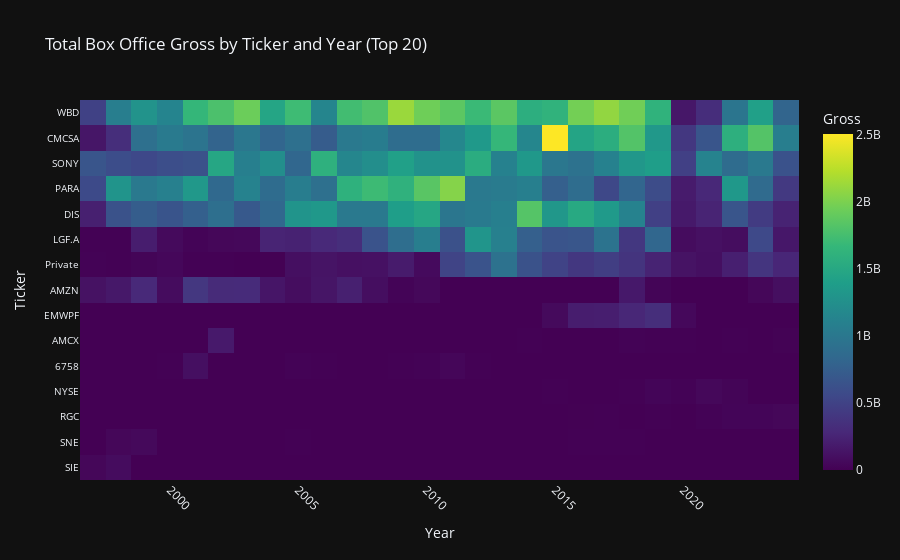

Here is the notebook cell this chart was saved with:
### Code cell
import pandas as pd
import plotly.express as px
import numpy as np
import plotly.graph_objects as go

df = df_movies.copy()
# Extract the year from the 'date' column
df = df.dropna(subset=["date"])
df['year'] = df['date'].dt.year

# Group by ticker and year, summing the gross
df_heatmap = df.groupby(['ticker', 'year'])['gross'].sum().reset_index()

# Replace NaN and infinite values with 0
df_heatmap['gross'] = df_heatmap['gross'].replace([np.inf, -np.inf, np.nan], 0)

# Group by ticker and sum the total gross
df_ticker_total = df_heatmap.groupby('ticker')['gross'].sum().reset_index()

# Sort the tickers by total gross in descending order
sorted_tickers = df_ticker_total.sort_values('gross', ascending=False)['ticker'].tolist()

# Create the pivot table
pivot_data = df_heatmap.pivot(index='ticker', columns='year', values='gross')

# Fill NaN values with 0
pivot_data = pivot_data.fillna(0)

# Select top 20 tickers by total gross
top_15_tickers = df_ticker_total.nlargest(15, 'gross')['ticker'].tolist()

# Filter the pivot data for top 20 tickers
pivot_data_top20 = pivot_data.loc[top_15_tickers]

# Create the heatmap using Plotly Graph Objects for more customization
fig = go.Figure(data=go.Heatmap(
    z=pivot_data_top20.values,
    x=pivot_data_top20.columns,
    y=pivot_data_top20.index,
    colorscale='Viridis',
    colorbar=dict(title='Gross'),
    hovertemplate='Ticker: %{y}<br>Year: %{x}<br>Gross: $%{z:.2f}M<extra></extra>'
))

fig.update_layout(
    title='Total Box Office Gross by Ticker and Year (Top 20)',
    xaxis_title='Year',
    yaxis_title='Ticker',
    yaxis_autorange='reversed',
    height=800,
    template='plotly_dark',
    yaxis=dict(tickfont=dict(size=10)),
    xaxis=dict(tickangle=45),
)

fig.show()

### Figure 1 — Plotly figure (JSON) as saved in the notebook; plotly's stock layout.template omitted (floating-point values rounded to 4 significant figures; data arrays with more than 128 entries replaced by an {"elided": "..."} marker saying what was removed)
{"data": [{"colorbar": {"title": {"text": "Gross"}}, "colorscale": [[0, "#440154"], [0.1111, "#482878"], [0.2222, "#3e4989"], [0.3333, "#31688e"], [0.4444, "#26828e"], [0.5556, "#1f9e89"], [0.6667, "#35b779"], [0.7778, "#6ece58"], [0.8889, "#b5de2b"], [1, "#fde725"]], "hovertemplate": "Ticker: %{y}<br>Year: %{x}<br>Gross: $%{z:.2f}M<extra></extra>", "type": "heatmap", "x": [1997, 1998, 1999, 2000, 2001, 2002, 2003, 2004, 2005, 2006, 2007, 2008, 2009, 2010, 2011, 2012, 2013, 2014, 2015, 2016, 2017, 2018, 2019, 2020, 2021, 2022, 2023, 2024], "y": ["WBD", "CMCSA", "SONY", "PARA", "DIS", "LGF.A", "Private", "AMZN", "EMWPF", "AMCX", "6758", "NYSE", "RGC", "SNE", "SIE"], "z": {"elided": "15x28 int values"}}], "layout": {"autosize": true, "title": {"text": "Total Box Office Gross by Ticker and Year (Top 20)"}, "xaxis": {"autorange": true, "range": [1996.0, 2024.0], "tickangle": 45, "title": {"text": "Year"}, "type": "linear"}, "yaxis": {"autorange": true, "range": [14.5, -0.5], "tickfont": {"size": 10}, "title": {"text": "Ticker"}, "type": "category"}}}
